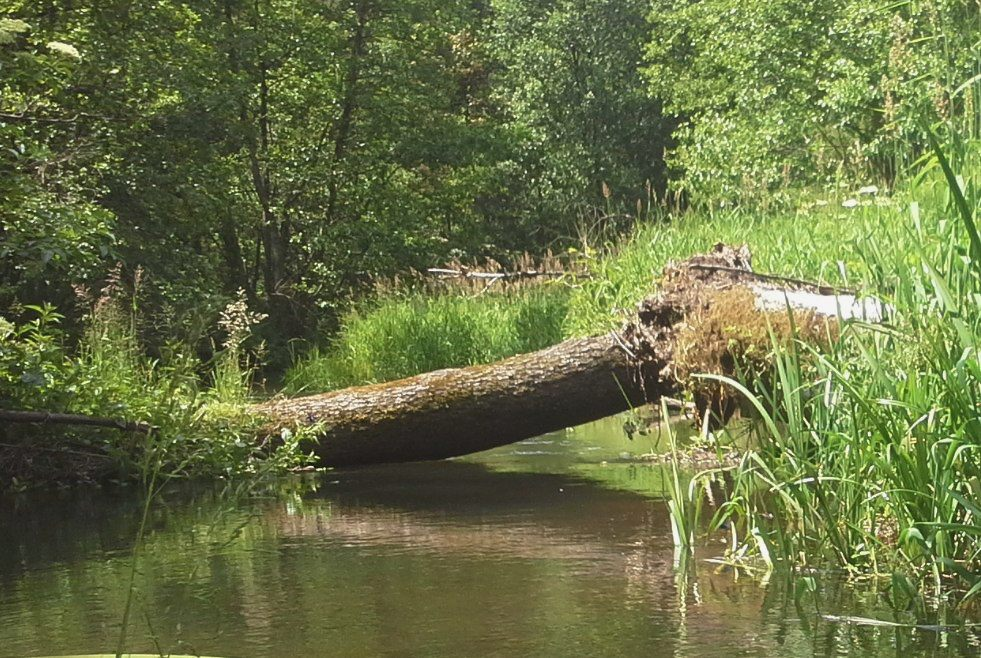
%> input picture LAB4/rzeczka.jpg, 981 x 658 px
$ octave zad2.m   (GNU Octave 9; MATLAB toolbox functions it lacks are replaced by stand-ins)
%> lines starting %> are read from the running program, lines starting %| are printed output that depends on the picture
%zad2
img = imread('rzeczka.jpg');
%> img is the input picture: size 658x981x3 uint8; mean R, G, B 104.7, 113.4, 68.7
img = double(img);
%> img: size 658x981x3 double

function szarosc = SzaroscSrednia(img)
  r = img(:,:,1);
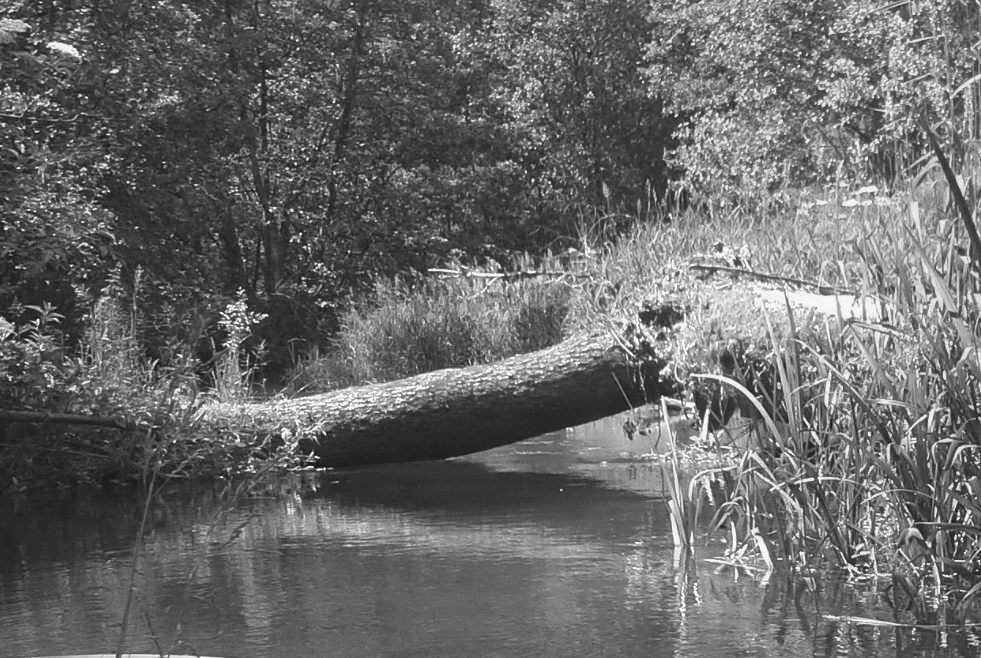
%> r: size 658x981 double; min 6, max 255, mean 104.7
  g = img(:,:,2);
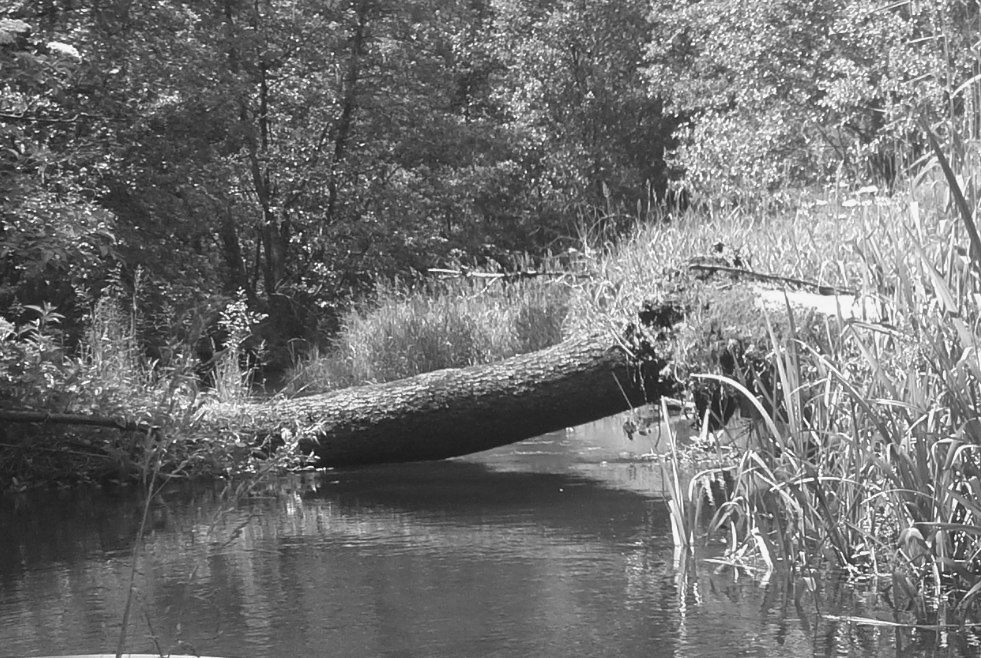
%> g: size 658x981 double; min 7, max 255, mean 113.4
  b = img(:,:,3);
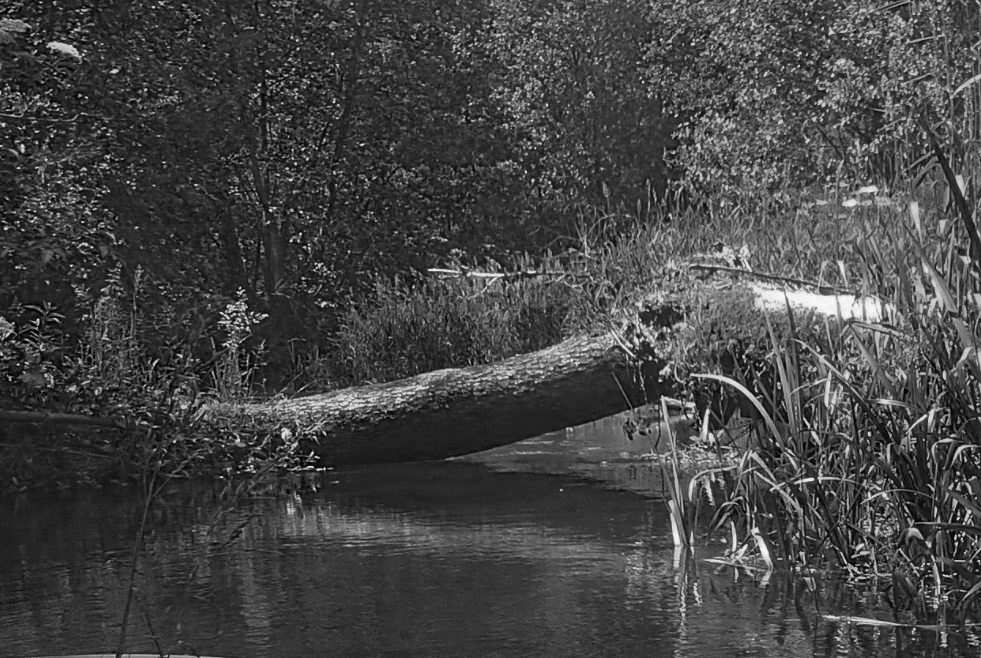
%> b: size 658x981 double; min 0, max 254, mean 68.7
  szarosc = (r+g+b) /3;
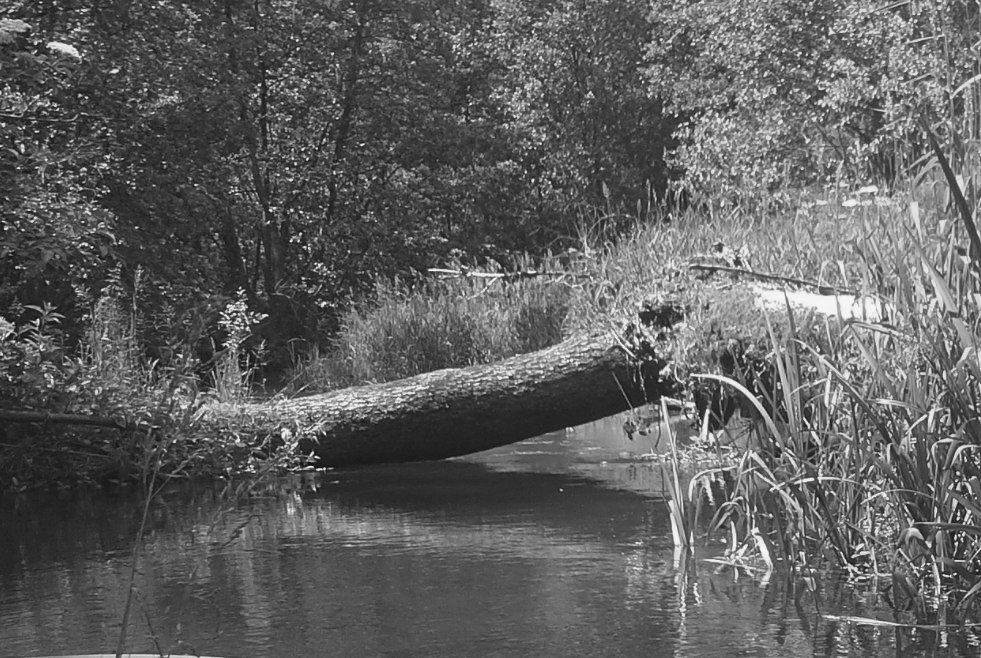
%> szarosc: size 658x981 double; min 4.33, max 253, mean 95.6
end
function szarosc = SzaroscSzary(img)
  r = img(:,:,1);
  g = img(:,:,2);
  b = img(:,:,3);
  szarosc = 0.2126 * r + 0.7152 * g + 0.0722 * b;
end

szarosc_srednia = SzaroscSrednia(img);
szarosc_szary = SzaroscSzary(img);

function output = porownanie_v_PS(img1,img2)
  output = abs(img2-im1);
end

function output = porownanie_v_2(img1,img2)
  srodek = 127.5;
  output = img2-im1 + srodek;
  output = min(max(output,0),255);
end

function output = porownanie_v_PS_mnoznik(img1,img2,mnoznik)
%> called with mnoznik = 4
  output = mnoznik * abs(img2-img1);
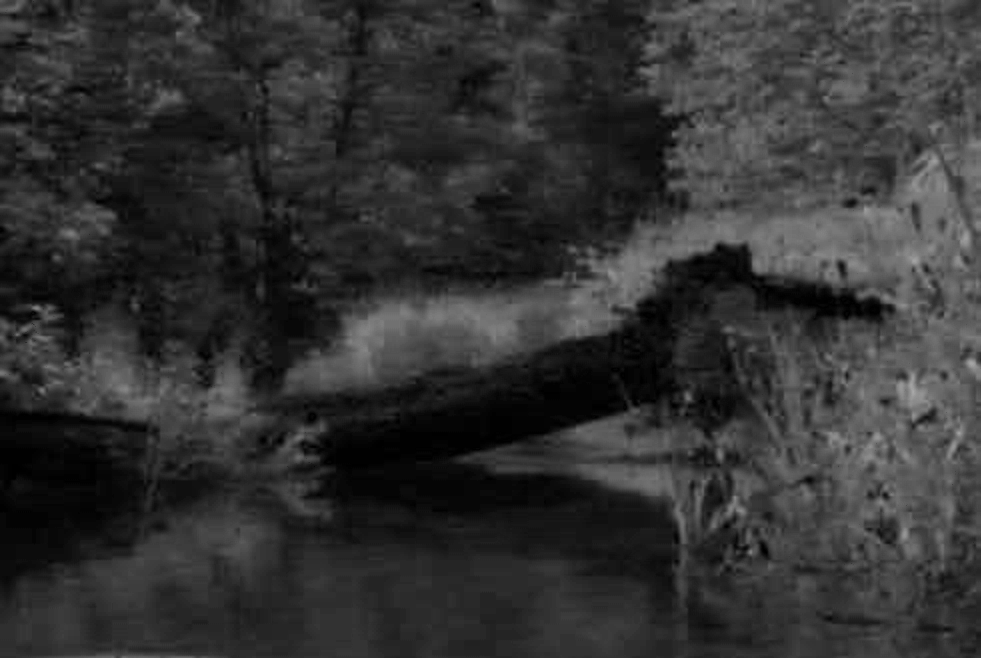
%> output: size 658x981 double; min 0, max 169.2, mean 50.9
  output = min(max(output,0),255);
 end

function output = porownanie_v_2_mnoznik(img1,img2,mnoznik)
%> called with mnoznik = 3
  srodek = 127.5;
  output = mnoznik * (img2-img1) + srodek;
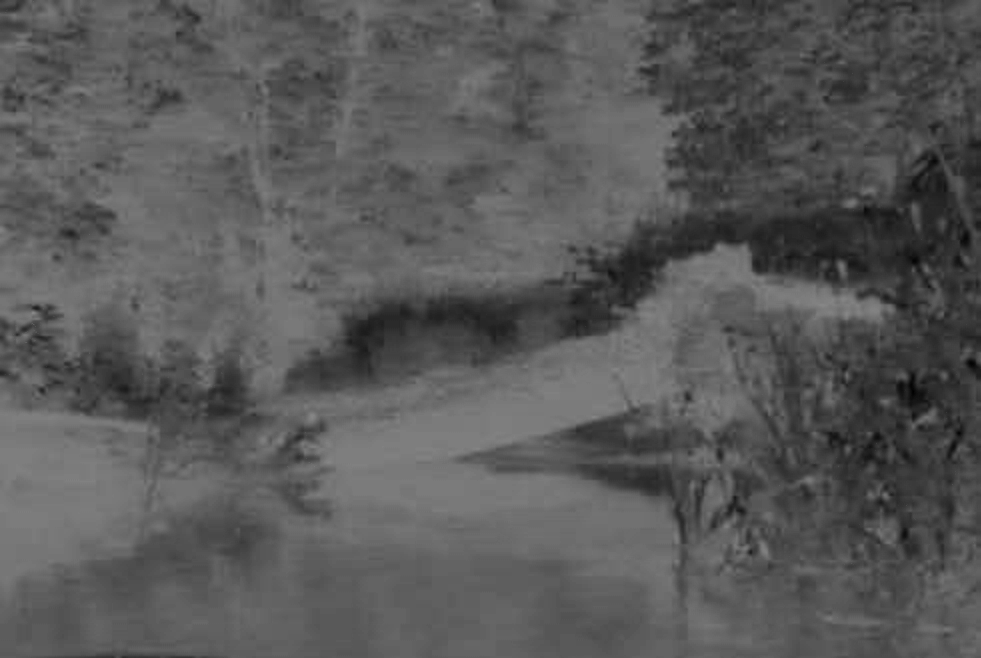
%> output: size 658x981 double; min 0.615, max 136.9, mean 89.3
  output = min(max(output,0),255);
end

porownanie_PS_4 = porownanie_v_PS_mnoznik(szarosc_szary,szarosc_srednia,4);
porownanie_v2_3 = porownanie_v_2_mnoznik(szarosc_szary,szarosc_srednia,3);

subplot(2,2,1), imshow(uint8(szarosc_szary)), title('Szary');
subplot(2,2,2), imshow(uint8(szarosc_srednia)), title('宺ednia');
subplot(2,2,3), imshow(uint8(porownanie_PS_4)), title('Por體nianie v.PS *4');
subplot(2,2,4), imshow(uint8(porownanie_v2_3)), title('Por體nanie v.2 *3');
